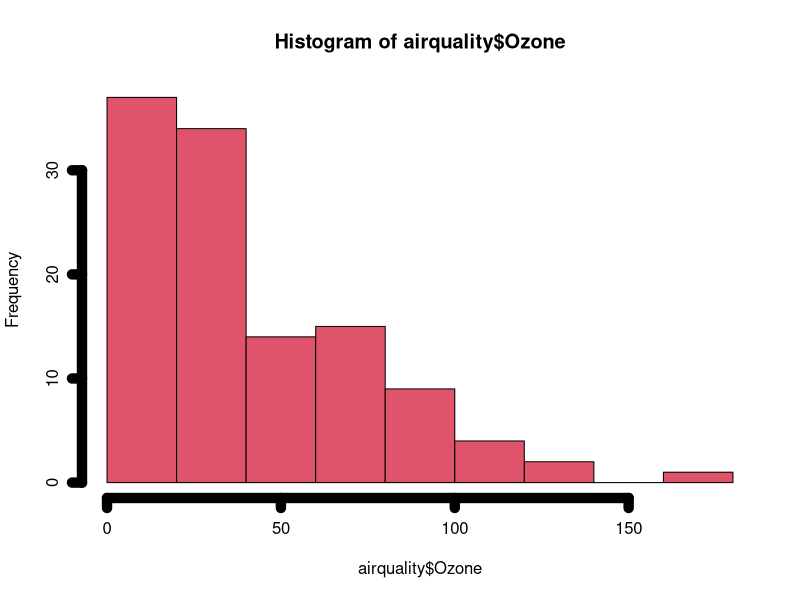
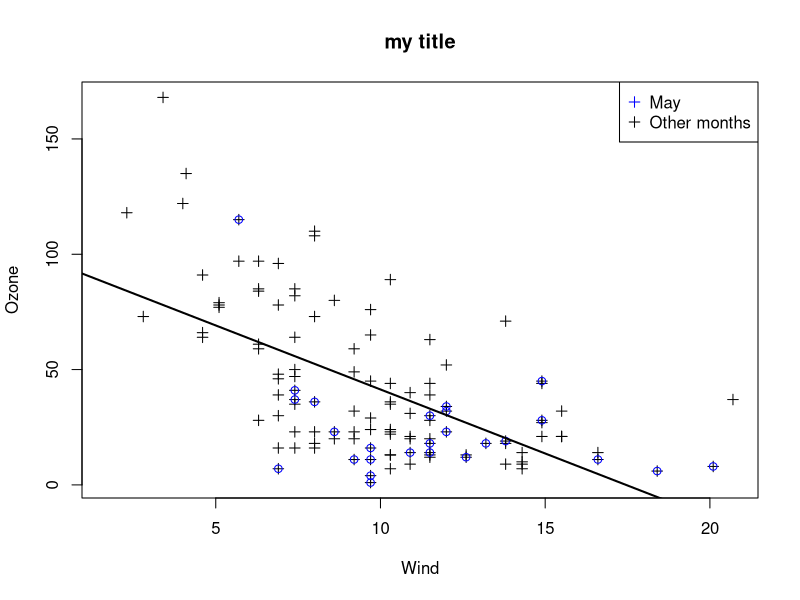
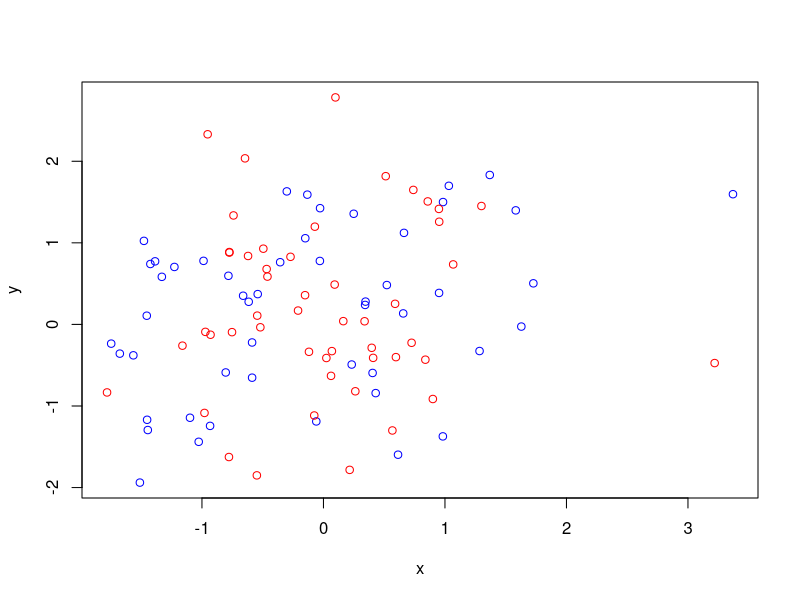
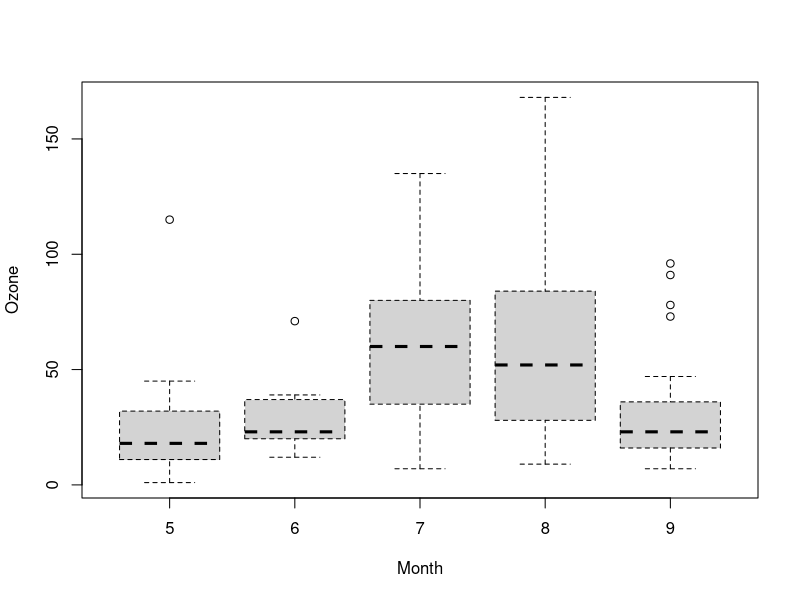
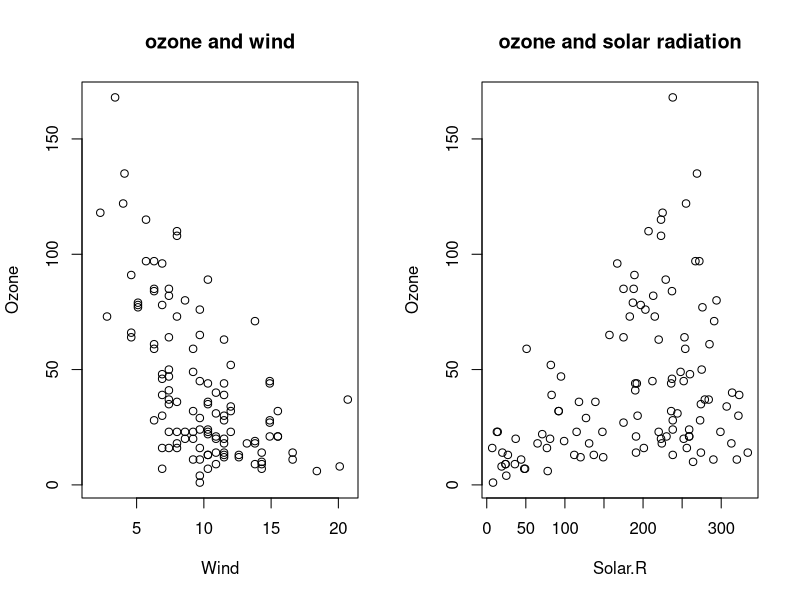
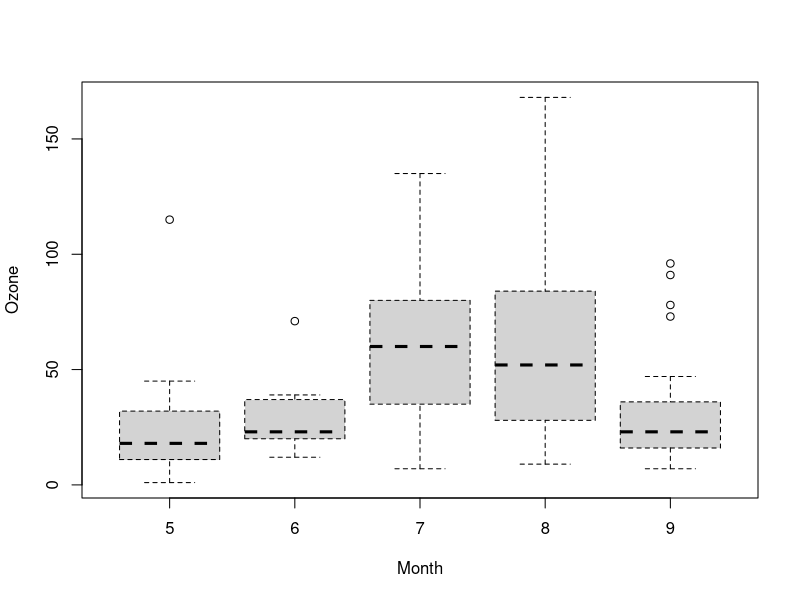

The R source for these figures, in order:
library(datasets)

##-------------------------------------------------------------------------------------------------------------------------
##When using the base plotting system, one first has to create the plot then annotate it (add lines, points, text, legends)
##-------------------------------------------------------------------------------------------------------------------------
hist(airquality$Ozone, lwd=10, col=10) ##histogram

with(airquality, plot(Wind, Ozone, pch=3)) ##scatterplot with + instead of default o
title(main = "my title") ##scatterplot with title
with(subset(airquality, Month==5), points(Wind, Ozone, col="blue")) ##kind of replot the subset with a different color
legend("topright", pch=3, col=c("blue","black"), legend=c("May","Other months")) ##adding a legend
model = lm(Ozone~Wind, airquality)
abline(model, lwd=2)

x = rnorm(100)
y = rnorm(100)
g = gl(2,50, labels=c("Male","Female"))
plot(x,y,type="n") ##plot is created but points are not displayed
points(x[g=="Male"], y[g=="Male"], col="blue") ##adds the "male" points in blue
points(x[g=="Female"], y[g=="Female"], col="red") ##adds the "female" points in red

airquality = transform(airquality, Month=factor(Month))
boxplot(Ozone~Month, airquality, xlab="Month", ylab="Ozone", lty=2) ##boxplot
## check ?par for important graphics parameters
par("bg") ##gives the default background color
par("mar") ##gives the default margins
par("mfrow") ##gives the default nb_col and nb_rows  

par(mfrow=c(1,2)) #1 row, 2 cols
with(airquality, {
    plot(Wind, Ozone, main="ozone and wind")
    plot(Solar.R, Ozone, main="ozone and solar radiation")  
})

##-------------------------------------------------------------------------------------------------------------------------
##When the graphic device is not the screen but a file, one need to open the graphics device, make a plot and close the graphics device
##-------------------------------------------------------------------------------------------------------------------------
pdf(file="myplot.pdf") ##opens PDF device
airquality = transform(airquality, Month=factor(Month))
boxplot(Ozone~Month, airquality, xlab="Month", ylab="Ozone", lty=2)
dev.off() ##closes PDF device